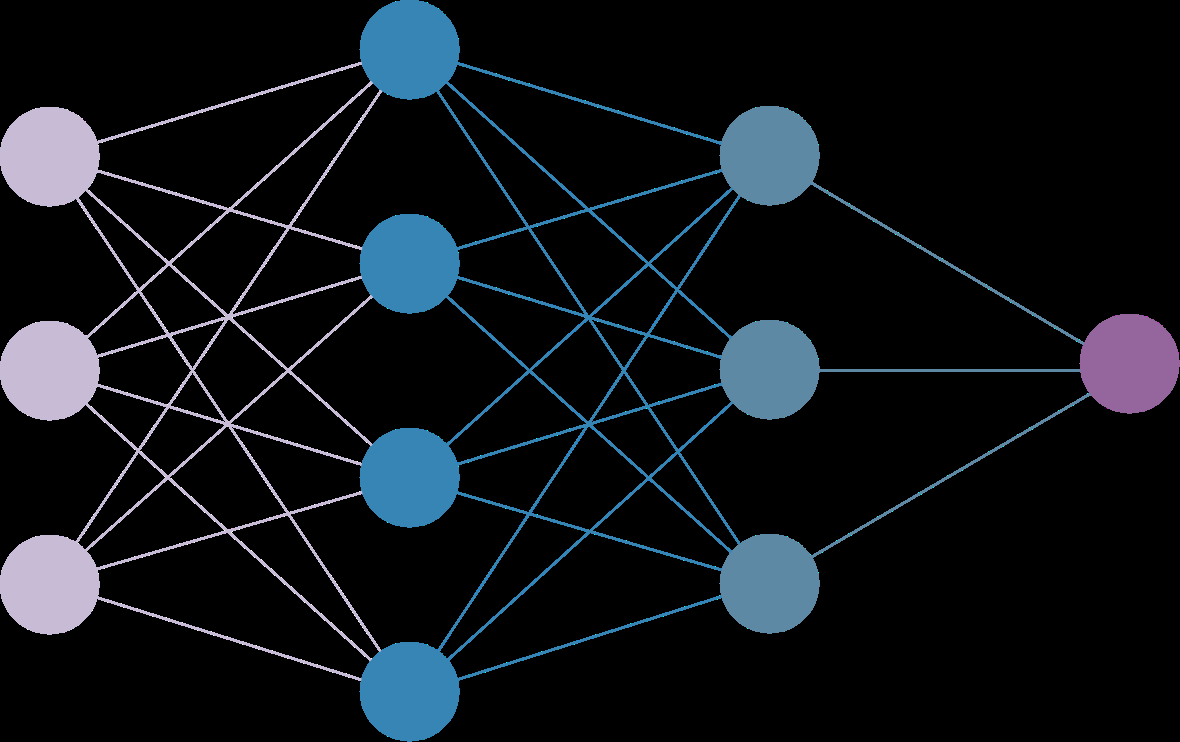
#> input picture practicas/09-practica/data/neural_network.png, 1180 x 742 px, found by its file name
$ jupyter execute --allow-errors Practica9b.ipynb   (shell and % lines are left out)
#> lines starting #> are read from the running program, lines starting #| are printed output that depends on the picture
<a href="https://colab.research.google.com/github/gandres-dev/Visualizacion-Informacion/blob/main/practicas/09-practica/Practica9b.ipynb" target="_parent"></a>

# Gráficos de Red X
Ejercicios resueltos por: Andrés Urbano Guillermo Gerardo.

NetworkX es un paquete de Python para la creación, manipulación y estudio de la estructura, dinámica y funciones de redes complejas.

La **teoría de grafos** es una herramienta de ciencia de datos que permite visualizar y comprender interacciones complejas.

# Creación de un gráfico NetworkX
Comenzaremos haciendo un gráfico básico.

Los gráficos se construyen usando **nodos** y **bordes**.

Un **nodo** representa algún objeto, tal vez una persona u organización, y un **borde** representa la conexión real de un nodo a otro nodo.

Entonces, en el siguiente ejemplo, "A", "B", "C" y "D" son nodos y las líneas entre ellos son los bordes.

[cell 1]
import pandas as pd
import networkx as nx
import matplotlib.pyplot as plt

[cell 2]
fig, ax = plt.subplots(figsize=(15,8))
relationships = pd.DataFrame({'from': ['A', 'A', 'A'],
                              'to':   ['B', 'C', 'D']})
G = nx.from_pandas_edgelist(relationships, 'from', 'to', create_using=nx.Graph())
nx.draw(G, with_labels=True)
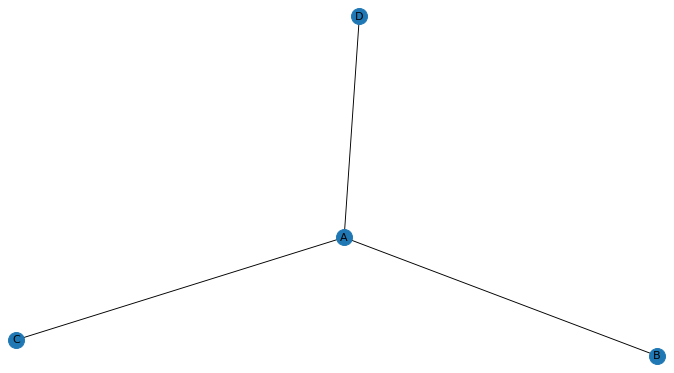
#> figure drawn by matplotlib, 1 panel

# Color de nodo
También podemos cambiar el color de todos los nodos, usando palabras clave en el método **.draw()**.

[cell 3]
fig, ax = plt.subplots(figsize=(15,8))
relationships = pd.DataFrame({'from': ['A', 'A', 'A'],
                              'to':   ['B', 'C', 'D']})
G = nx.from_pandas_edgelist(relationships, 'from', 'to', create_using=nx.Graph())

# determinar color del nodo
nx.draw(G, with_labels=True, node_color='red')
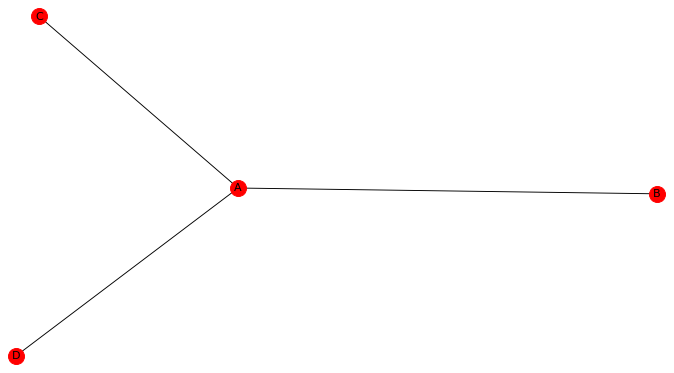
#> figure drawn by matplotlib, 1 panel

# Tamaño de nodo
Alterar el tamaño del nodo globalmente es simple a través de un argumento de palabra clave en el método .draw(): **node_size**

[cell 4]
fig, ax = plt.subplots(figsize=(15, 8))
relationships = pd.DataFrame({'from': ['A', 'A', 'A', '1', '2'],
                              'to':   ['B', 'C', 'D', 'C', 'C']})
G = nx.from_pandas_edgelist(relationships, 'from', 'to', create_using=nx.Graph())

# Especificar tamaño del nodo
nx.draw(G, with_labels=True, node_size=1000)
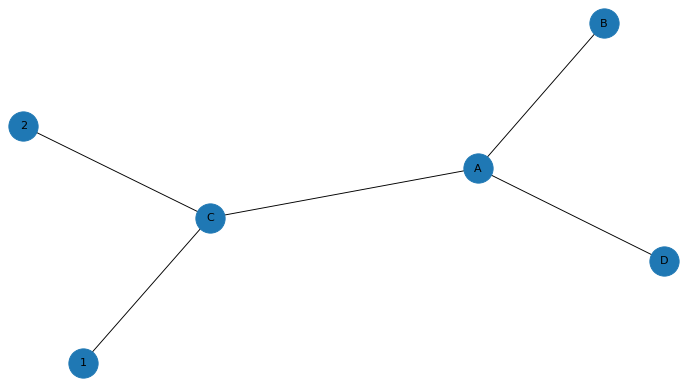
#> figure drawn by matplotlib, 1 panel

# Ancho del borde
Ahora que hemos cubierto los atributos de los nodos, podemos pasar a los bordes. Establecer un tamaño o color de borde global es igual como para los nodos, solo especifique la palabra clave de *ancho* en el método **.draw()**.

[cell 5]
fig, ax = plt.subplots(figsize=(15, 8))

relationships = pd.DataFrame({'from': ['A', 'A', 'A', '1', '2'],
                              'to':   ['B', 'C', 'D', 'C', 'C']})

G = nx.from_pandas_edgelist(relationships, 'from', 'to', create_using=nx.Graph())

# Colocar ancho del borde
nx.draw(G, with_labels=True, width=3)
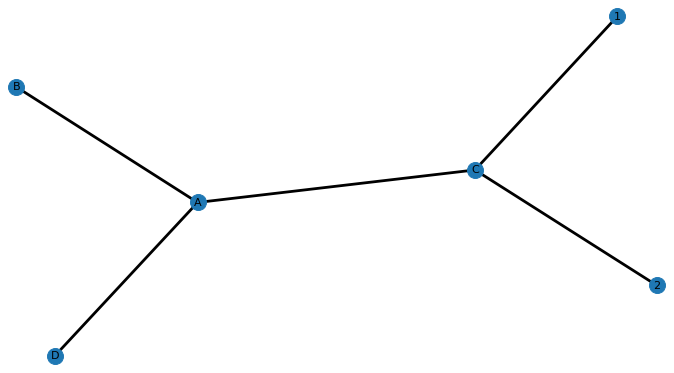
#> figure drawn by matplotlib, 1 panel

# Color del borde
Los bordes se pueden colorear o dimensionar individualmente en lugar de globalmente al pasar listas de atributos en lugar de valores únicos. Entonces, a continuación, tenemos **edge_colors** y **edge_widths** que se alternarán.

[cell 6]
fig, ax = plt.subplots(figsize=(15, 8))

relationships = pd.DataFrame({'from': ['A', 'A', 'A', '1', '2'],
                              'to':   ['B', 'C', 'D', 'C', 'C']})

G = nx.from_pandas_edgelist(relationships, 'from', 'to', create_using=nx.Graph())

# Colocar color de borde
edge_colors = ['blue', 'red', 'green', 'orange', 'blue']

# Colocar ancho de borde
edge_widths = [0.1, 1, 2, 3, 5]

# Set width and edge_color
nx.draw(G, with_labels=True, width=edge_widths, edge_color=edge_colors)
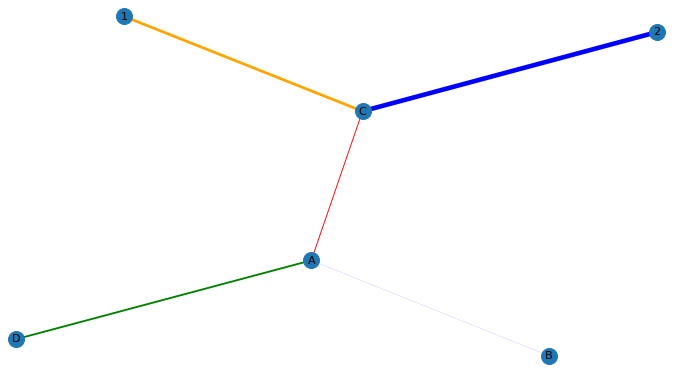
#> figure drawn by matplotlib, 1 panel

# Color del borde del nodo
Finalmente, también podemos agregar un borde de color a los nodos. Esto se puede usar para ayudar a aclarar y separar los nodos, que puede ver en el gráfico de ejemplo a continuación.

[cell 7]
fig, ax = plt.subplots(figsize=(15, 8))

relationships = pd.DataFrame({'from': ['A', 'A', 'A', '1', '2'],
                              'to':   ['B', 'C', 'D', 'C', 'C']})

G = nx.from_pandas_edgelist(relationships, 'from', 'to', create_using=nx.Graph())

# Colocar edgecolors and node_color and node_size para mejorar la visibilidad
nx.draw(G, with_labels=True, edgecolors='red', node_color='lightgray', node_size=1000)
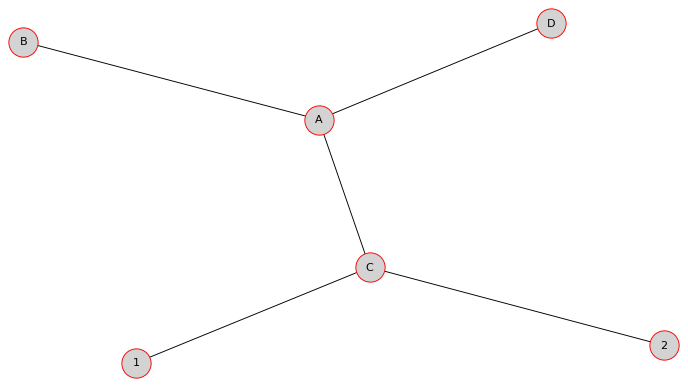
#> figure drawn by matplotlib, 1 panel

# EJERCICIO: Modelo de Redes Neuronales Artificiales
Utilice el siguiente código y la imágen dada para obtener la gráfica resultante que se muestra. Considere un fondo blanco y omita la escala, solo defina de manera opcional las características de los nodos y bordes para obtener una figura similar.

[cell 8]
import cv2
import matplotlib.pyplot as plt
img = cv2.imread('neural_network.png')
#> img is the input picture: shape (742, 1180, 3); mean B, G, R 24.8, 19.9, 15.4
plt.imshow(img)

[cell 9]
fig, ax = plt.subplots(figsize=(12,8))

pos = {'A':(0, 5), 'B':(0, 3.5), 'C':(0, 2), 'D':(1, 5.2), 'E':(1, 4),
       'F':(1, 2.5), 'G':(1, 1), 'H':(2, 5), 'I':(2, 3.5), 'J':(2, 2), 'K':(3, 3.5)}

relationships = pd.DataFrame({'from': ['A', 'A', 'A', 'A', 'B', 'B', 'B', 'B',
                                       'C', 'C', 'C', 'C', 'D', 'D', 'D', 'E',
                                       'E', 'E', 'F', 'F', 'F', 'G', 'G', 'G',
                                       'H', 'I', 'J'],
                              'to': ['D', 'E', 'F', 'G', 'D', 'E', 'F', 'G', 'D',
                                     'E', 'F', 'G', 'H', 'I', 'J', 'H', 'I', 'J',
                                     'H', 'I', 'J', 'H', 'I', 'J','K', 'K', 'K']
                              })

color_map = ['#d6bbc7', '#b58536', '#b58536', '#b58536', '#b58536','#d6bbc7',
             '#d6bbc7',  '#a4895e', '#a4895e', '#a4895e', '#d6bbc7']

G = nx.from_pandas_edgelist(relationships, 'from', 'to', create_using=nx.Graph())
nx.draw(G, pos, node_color=color_map, node_size=1000, with_labels=True)
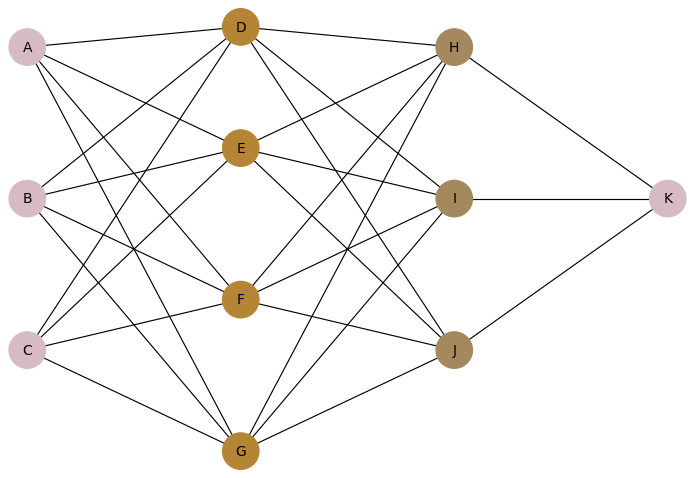
#> figure drawn by matplotlib, 1 panel
